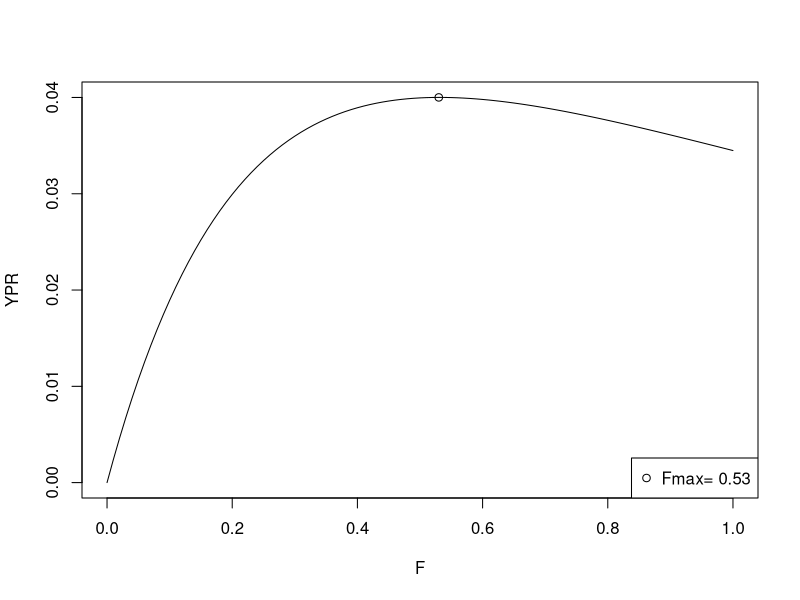

This chart was generated by the following R code:
#STEP1: YPR計算のための関数を読み込む----
calfish <- function(age,waa,M,F){
  res<- data.frame(age=age,waa=waa,M=M,F=F)
  res$fished.n <- 0 
  for(i in 2:nrow(res)){
    res$fished.n[i] <- 
      F[i]/(F[i]+M[i]) * (1-exp(-F[i]-M[i])) * exp(-sum(M[1:(i-1)])-sum(F[1:(i-1)]))
  }
  res$fished.w <-  res$waa * res$fished.n
  return(res)
}

calYPR <- function(waa,M,F,Fmulti,age){
  ypr <- rep(0,length(Fmulti))
  for(i in 1:length(Fmulti)){
    res <- calfish(age=bpara$Age,waa=bpara$waa,M=bpara$M,F=bpara$Faa*Fmulti[i])
    ypr[i] <- sum(res$fished.w,na.rm=T)
  }
  f.max<-Fmulti[ypr==max(ypr)]
  return(list(ypr=ypr,Fmulti=Fmulti,f.max=f.max))
}


#STEP2: bparaに自分のデータを代入する----
bpara <- data.frame(waa=c(0.04,0.106,0.224,0.404,0.404,0.404),#年齢別体重
                    M=c(rep(0.5,6)),#年齢別自然死亡係数
                    Faa=c(0.52,0.75,1,1,1,1),#年齢別選択率
                    Age=1:6)


#STEP3: YPR計算を実行させる----
res<-calYPR(waa=bpara$waa,M=bpara$M,F=bpara$Faa,Fmulti=seq(from=0,to=1,by=0.01),age=bpara$Age)

#STEP4: FとYPRの関係を可視化----
plot(res$Fmulti,res$ypr,type="l",xlab="F",ylab="YPR") 
points(res$f.max,max(res$ypr),pch=1)
legend("bottomright",pch=1,legend=paste("Fmax=",res$f.max))